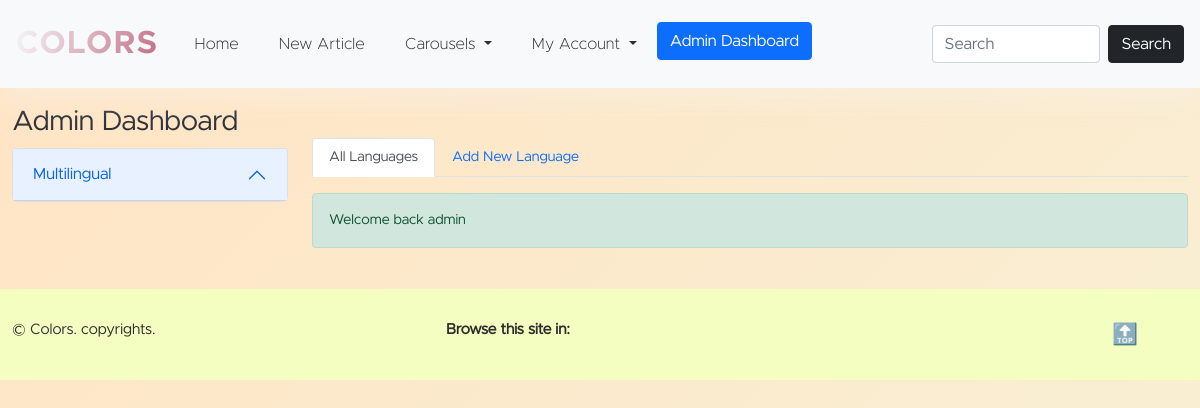
Before: /admin/multilingual/langs/index.php (signed in) with the older database file.
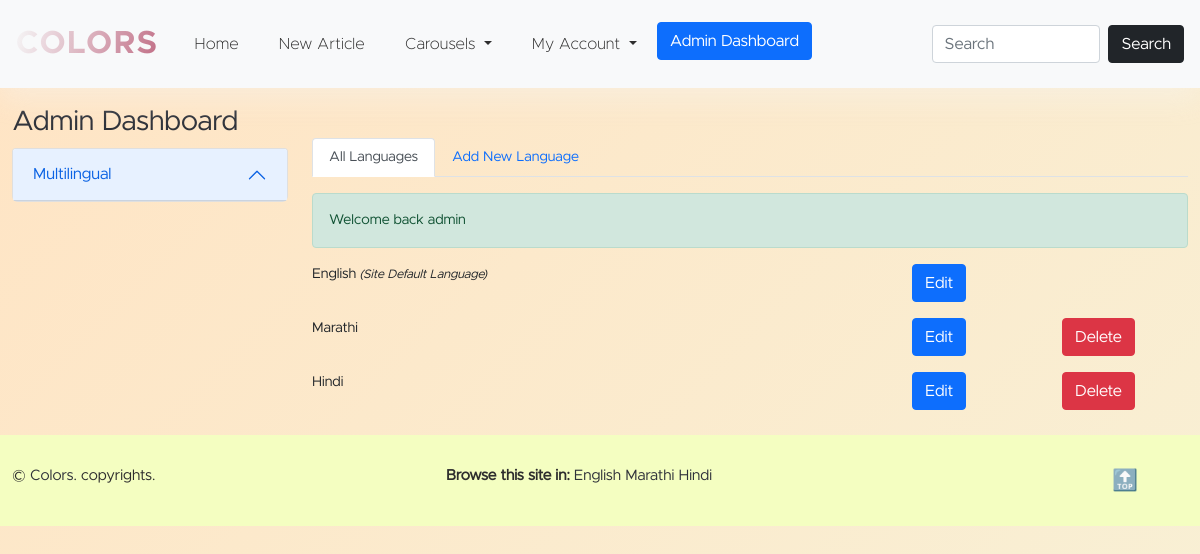
After: the same page with the newer database file.
### tables this page shows
create table languages (
    id int not null auto_increment primary key,
    name varchar(100) not null unique,
    prefix varchar(25) not null unique,
    is_default boolean not null default false
);

### components/Database.php (called while the page is built, shortened)
<?php
class Connection
{
    private $server;
    private $dbuser;
    private $dbpass;
    private $db;
    public function __construct()
    {
        $this->server = 'localhost';
        $this->dbuser = 'php_blog_user';
        $this->dbpass = 'php_blog_password';
        $this->db = 'php_blog';
    }
    public function connect()
    {
        $conn = new mysqli($this->server, $this->dbuser, $this->dbpass, $this->db);
        return $conn;
    }
    public function getAll($table = null, $offset = null, $per_page = null)
    {
        $conn = $this->connect();
        if ($table == 'posts') {
            if ($offset !== null && $per_page !== null) {
                $sql = "SELECT * FROM $table ORDER BY created_at DESC LIMIT $offset, $per_page";
            } else {
                $sql = "SELECT * FROM $table";
            }
        } else {
            $sql = "SELECT * FROM $table";
        }
        $result = $conn->query($sql);
        if ($result->num_rows <= 0) {
            $result = null;
        }
        return $result;
    }
    public function getByAttribute($table, $attribute, $value)
    {
        $sql = "SELECT * FROM $table WHERE $attribute='$value'";
        $conn = $this->connect();
        $result = $conn->query($sql);
        if ($result->num_rows <= 0) {
            $result = null;
        }
        return $result;
    }
}

### admin/multilingual/translations/models/Term.php (called while the page is built, shortened)
<?php
class Term
{
    public function getByTerm($term)
    {
        $c = new Database\Connection();
        return $c->getByAttribute('terms', 'term', $term);
    }
}

### admin/multilingual/langs/models/Language.php (called while the page is built, shortened)
<?php
class Language
{
    public function getAllLanguages()
    {
        $c = new Database\Connection();
        return $c->getAll('languages');
    }
}

### admin/multilingual/langs/index.php (the view, shortened to what this page needs)
<?php require_once($_SERVER['DOCUMENT_ROOT'] . "/components/head.php") ?>
<?php include_once($_SERVER['DOCUMENT_ROOT'] . "/components/header.php") ?>
<main class="container-fluid">
    <div class="row">
        <div class="col-md-3">
            <?php include_once($_SERVER['DOCUMENT_ROOT'] . "/components/sidebar-admin.php") ?>
        </div>
        <div class="col-md-9">
            <div class="content-area">
                <ul class="nav nav-tabs mt-5">
                    <li class="nav-item">
                        <a class="nav-link active" aria-current="page" href="/admin/multilingual/langs/">All Languages</a>
                    </li>
                    <li class="nav-item">
                        <a class="nav-link" href="/admin/multilingual/langs/create">Add New Language</a>
                    </li>
                </ul>
                <div class="mt-3">
                <?php
                if (isset($_SESSION['message'])) {
                    echo $_SESSION['message'];
                }
                ?>
                </div>
                <section>
                    <?php
                    $language = new Language();
                    $results = $language->getAllLanguages();
                    if ($results) {
                    ?>
                        <div class="mt-2">
                            <?php
                            foreach ($results as $result) {
                            ?>
                                <div class="row mt-3">
                                    <div class="col-md-8">
                                        <?php echo $result["name"]; ?><?php if ($result['is_default']) : ?><small><i> (Site Default Language)</i></small><?php endif; ?>
                                    </div>
                                    <div class="col-md-2">
                                        <a class="btn btn-primary" href="/admin/multilingual/language/edit/<?php echo $result['prefix']; ?>">Edit</a>
                                    </div>
                                    <?php if (!$result['is_default']) : ?>
                                        <div class="col-md-2">
                                            <a class="btn btn-danger" href="/admin/multilingual/language/delete/<?php echo $result['prefix']; ?>">Delete</a>
                                        </div>
                                    <?php endif; ?>
                                </div>
                            <?php
                            }
                            ?>
                        </div>
                    <?php
                    }
                    ?>
                </section>
            </div>
        </div>
    </div>
</main>
<?php include_once($_SERVER['DOCUMENT_ROOT'] . "/components/footer.php") ?>
</body>
</html>

### components/head.php (shortened to what this page needs)
<?php require_once($_SERVER['DOCUMENT_ROOT'] . "/components/config.php") ?>
<?php require_once($_SERVER['DOCUMENT_ROOT'] . "/components/Database.php") ?>
<!DOCTYPE html>
<html lang="en">
<head>
    <link rel="stylesheet" href="/assets/splide/css/splide.min.css">
    <link rel="stylesheet" href="/assets/css/style.css">
</head>
<body>

### components/header.php (shortened to what this page needs)
<?php
if (isset($_GET['lang']) && !empty($_GET['lang'])) {
    $lang = $_GET['lang'];
} else {
    $lang = 'en';
}
if (isset($_COOKIE['lang'])) {
    $site_lang = $_COOKIE['lang'];
} else {
    $site_lang = $lang;
}
?>
<header class="navigation-wrap bg-light start-header start-style">
    <div class="row">
        <div class="col-12">
            <nav class="navbar navbar-expand-lg navbar-light bg-light bg px-3">
                <div class="container-fluid p-0">
                    <a class="navbar-brand" href="/"><?php Translation::translate('Colors', $site_lang); ?></a>
                    <div class="collapse navbar-collapse" id="navbarScroll">
                        <ul class="navbar-nav me-auto my-2 my-lg-0 navbar-nav-scroll" style="--bs-scroll-height: 250px;">
                            <li class="nav-item {% if request.path == '/' %}active{% endif %}">
                                <a class="nav-link active" aria-current="page" href="/"><?php Translation::translate('Home', $site_lang); ?></a>
                            </li>
                            <?php if (isset($_SESSION['logged_in']) && $_SESSION['logged_in']) : ?>
                                <li class="nav-item">
                                    <a class="nav-link" href="/en/posts/create"><?php Translation::translate('New Article', $site_lang); ?></a>
                                </li>
                                <li class="nav-item dropdown">
                                    <a class="nav-link dropdown-toggle" href="#" id="navbarDropdown" role="button" data-bs-toggle="dropdown" aria-expanded="false">
                                    <?php Translation::translate('Carousels', $site_lang); ?>
                                    </a>
                                </li>
                                <li class="nav-item dropdown">
                                    <a class="nav-link dropdown-toggle" href="#" id="navbarDropdown" role="button" data-bs-toggle="dropdown" aria-expanded="false">
                                    <?php Translation::translate('My Account', $site_lang); ?>
                                    </a>
                                </li>
                                <?php if (isset($_SESSION['is_admin']) && $_SESSION['is_admin']) : ?>
                                    <li class="nav-ite">
                                        <a class="btn btn-primary" href="/admin/"><?php Translation::translate('Admin Dashboard', $site_lang); ?></a>
                                    </li>
                                <?php endif; ?>
                            <?php endif; ?>
                        </ul>
                        <form class="d-flex col-6 top-search-form" action="/<?php echo $site_lang; ?>/posts/search.php">
                            <input class="form-control me-2" type="search" placeholder="<?php Translation::translate('Search', $site_lang); ?>" name="q" value="<?php if (isset($_GET['q'])) echo $_GET['q']; ?>" aria-label="Search">
                            <button class="btn btn-dark" type="submit"><?php Translation::translate('Search', $site_lang); ?></button>
                        </form>
                    </div>
                </div>
            </nav>
        </div>
    </div>
</header>

### admin/multilingual/translations/models/Translation.php (shortened to what this page needs)
<?php
class Translation
{
    public static function translate($term, $lang, $get = null)
    {
        $c = new Database\Connection();
        $language = new Language();
        $language_id = $language->getIdByPrefix($lang);
        $term = trim($term);
        $t = new Term();
        $term_ = $t->getByTerm($term);
        if ($term_) {
            $r = $term_->fetch_assoc();
            $term_id = $r['id'];
        } else {
            $term_id = null;
        }
        if ($term_id) {
            $conn = $c->connect();
            $sql = "SELECT * FROM translations WHERE term_id = '$term_id' AND language_id = '$language_id'";
            $result = $conn->query($sql);
            if ($result->num_rows > 0) {
                $row = $result->fetch_assoc();
                $v = (string)$row['translation'];
                if (empty($v)) {
                    if ($get)
                        return $term;
                    else
                        echo $term;
                } else {
                    if ($get)
                        return $v;
                    else
                        echo $v;
                }
            } else {
                if ($get)
                    return $term;
                else
                    echo $term;
            }
        } else {
            if ($get)
                return $term;
            else
                echo $term;
        }
    }
}

### components/sidebar-admin.php (shortened to what this page needs)
<?php
if (isset($_COOKIE['lang'])) {
    $site_lang = $_COOKIE['lang'];
} else {
    $site_lang = $lang;
}
?>
<div class="sidebar">
    <div class="sidebar-inner">
        <div class="sidebar-content">
            <div class="sidebar-header">
                <h3 class="mt-3">
                    <a href="/admin"><?php Translation::translate('Admin Dashboard', $site_lang); ?></a>
                </h3>
            </div>
            <div class="sidebar-body">
                <div class="accordion" id="accordion">
                    <div class="accordion-item">
                        <h2 class="accordion-header" id="headingOne">
                            <button class="accordion-button" type="button" data-bs-toggle="collapse" data-bs-target="#collapseOne" aria-expanded="true" aria-controls="collapseOne">
                            <?php Translation::translate('Multilingual', $site_lang); ?>
                            </button>
                        </h2>
                    </div>
                </div>
            </div>
        </div>
    </div>
</div>

### components/footer.php (shortened to what this page needs)
<?php
if (isset($_GET['lang']) && !empty($_GET['lang'])) {
    $lang = $_GET['lang'];
} else {
    $lang = 'en';
}
if (isset($_COOKIE['lang'])) {
    $site_lang = $_COOKIE['lang'];
} else {
    $site_lang = $lang;
}
?>
<footer class="container-fluid">
    <div class="row">
        <div class="col-md-4">
            &copy; <a href="/"><?php Translation::translate('Colors', $site_lang); ?></a>. <?php Translation::translate('copyrights', $lang); ?>.
        </div>
        <div class="col-md-7">
            <div class="container" style="display: block;">
                <div class="row">
                    <div class="col-md-12">
                        <strong>Browse this site in: </strong>
                        <?php
                        $language = new Language();
                        $results = $language->getAllLanguages();
                        if ($results) {
                            foreach ($results as $result) {
                        ?><?php if (isset($_COOKIE['lang']) && $_COOKIE['lang'] == $result['prefix']) { ?>
                        <a class="badge rounded-pill bg-dark" href="/<?php echo $result['prefix']; ?>/set-language">
                            <?php
                                    $n = $result["name"];
                                    echo $n;
                            ?>
                        </a>
                    <?php } else { ?>
                        <a href="/<?php echo $result['prefix']; ?>/set-language">
                            <?php
                                    $n = $result["name"];
                                    echo $n;
                            ?>
                        </a>
                    <?php } ?>
            <?php }
                        } ?>
                    </div>
                </div>
            </div>
        </div>
        <div class="col-md-1">
            <div class="back-to-top-wrapper">
                <a href="#" class="back-to-top-link" aria-label="Scroll to Top" onclick="scrollToTop()">🔝</a>
            </div>
        </div>
    </div>
</footer>

Changed rows visible on the page:
added languages: name "English", is_default "(Site Default Language)"
added languages: name "Marathi"
added languages: name "Hindi"
